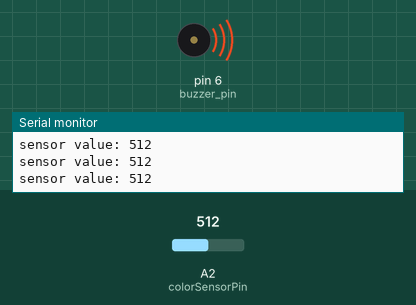
This sketch was run on a simulated Arduino Uno, built with avr-gcc and run on an emulated ATmega328P. On the bench: buzzer (waves = sounding), the last lines printed to the serial monitor. The test bench sets the inputs (shaded band); at power-on: A2 (colorSensorPin) = 512.

Above: at 1.3 s.
1.4 s: A2 (colorSensorPin) set to 0
At 2.9 s:
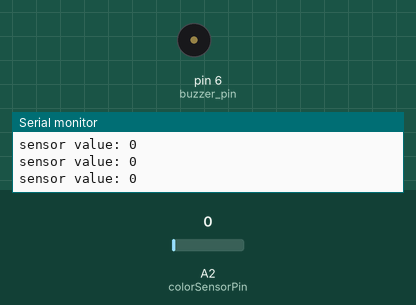
3.5 s: A2 (colorSensorPin) set to 122
At 4.5 s:
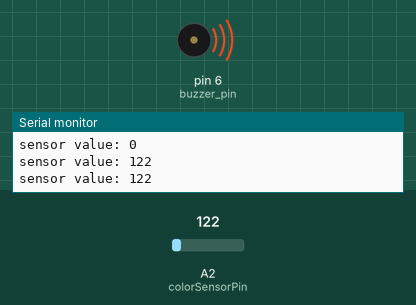
Timing chart, 0 to 6.5 s (numbered marks = the images above; inputs shaded):
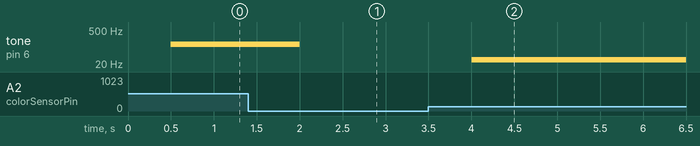

Measured:
- after the input at 1.4 s, tone on pin 6 (buzzer_pin): 127 Hz → silent after 0.60 s
- after the input at 3.5 s, tone on pin 6 (buzzer_pin): silent → 30 Hz after 0.50 s

The sketch:

MicroduinoLight.ino
```cpp
#define colorSensorPin A2

#define buzzer_pin 6
//#define colorSensorPin A3

int sensorIn;
int value;

void setup() {
  Serial.begin(9600);

   pinMode(colorSensorPin, INPUT);
   pinMode(buzzer_pin, OUTPUT);
}

// the loop routine runs over and over again forever:
void loop() {
  // read the input pin:
  sensorIn = analogRead(colorSensorPin);

  // print out the state of the button:
  Serial.print("sensor value: ");
  Serial.println(sensorIn);

  delay(500);


  value = map(sensorIn, 0, 1023, 0, 255);

  tone(buzzer_pin,value);

}
```
